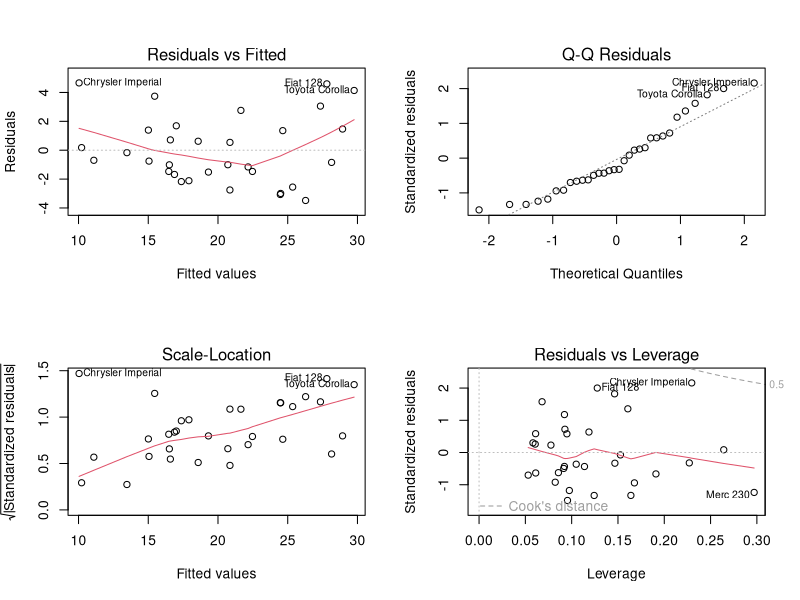
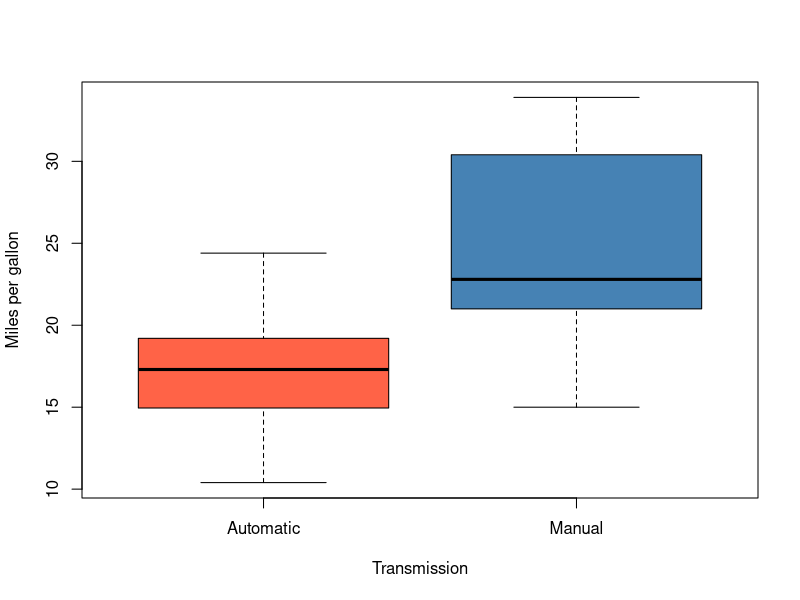
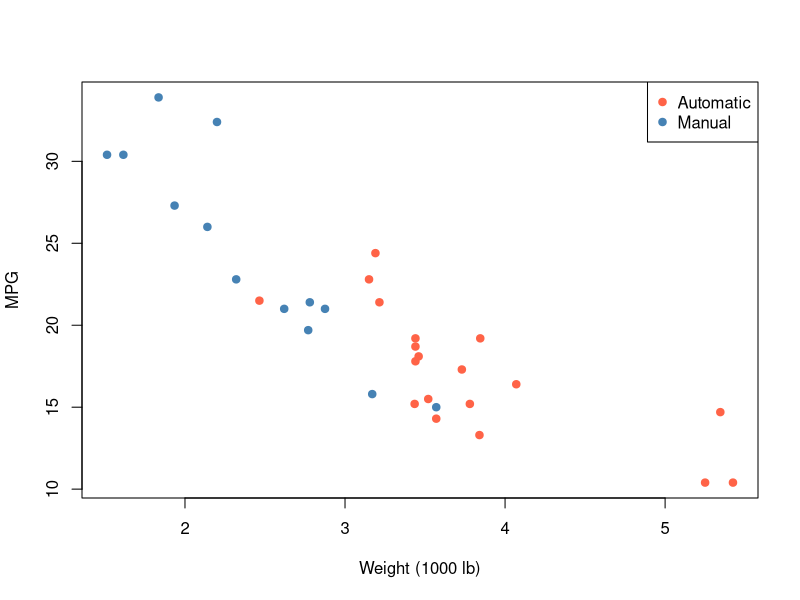
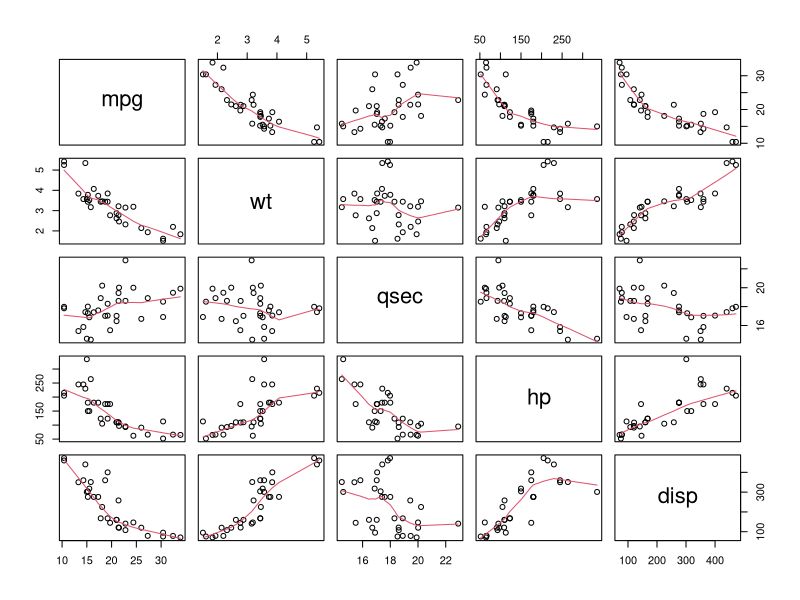

These figures' R source, in order:
## ---- chunk 1
knitr::opts_chunk$set(echo = TRUE, message = FALSE, warning = FALSE, fig.align = "center")
data(mtcars)
mtcars$am <- factor(mtcars$am, labels = c("Automatic", "Manual"))
## ---- chunk 2
table(mtcars$am)
aggregate(cbind(mpg, wt, qsec, hp) ~ am, data = mtcars, FUN = mean)
## ---- chunk 3
fit1 <- lm(mpg ~ am, data = mtcars)                  # unadjusted
fit2 <- lm(mpg ~ am + wt, data = mtcars)             # + weight
fit3 <- lm(mpg ~ am + wt + qsec, data = mtcars)      # + quarter-mile time
fit4 <- lm(mpg ~ am * wt + qsec, data = mtcars)      # + am:wt interaction
fitAll <- lm(mpg ~ ., data = mtcars)                 # all variables
anova(fit1, fit2, fit3)
anova(fit3, fit4)
sapply(list(fit1 = fit1, fit2 = fit2, fit3 = fit3, fit4 = fit4, all = fitAll),
       function(f) round(summary(f)$adj.r.squared, 3))
## ---- chunk 4
summary(fit3)$coefficients
round(confint(fit3), 2)
## ---- chunk 5
par(mfrow = c(2, 2))
plot(fit3)
par(mfrow = c(1, 1))
shapiro.test(resid(fit3))
head(sort(cooks.distance(fit3), decreasing = TRUE), 3)
## ---- chunk 6
t.test(mpg ~ am, data = mtcars)
## ---- chunk 7
boxplot(mpg ~ am, data = mtcars, col = c("tomato", "steelblue"),
        xlab = "Transmission", ylab = "Miles per gallon")
## ---- chunk 8
plot(mtcars$wt, mtcars$mpg, pch = 19, col = ifelse(mtcars$am == "Manual", "steelblue", "tomato"),
     xlab = "Weight (1000 lb)", ylab = "MPG")
legend("topright", legend = c("Automatic", "Manual"), col = c("tomato", "steelblue"), pch = 19)
## ---- chunk 9
pairs(mtcars[, c("mpg", "wt", "qsec", "hp", "disp")], panel = panel.smooth)
